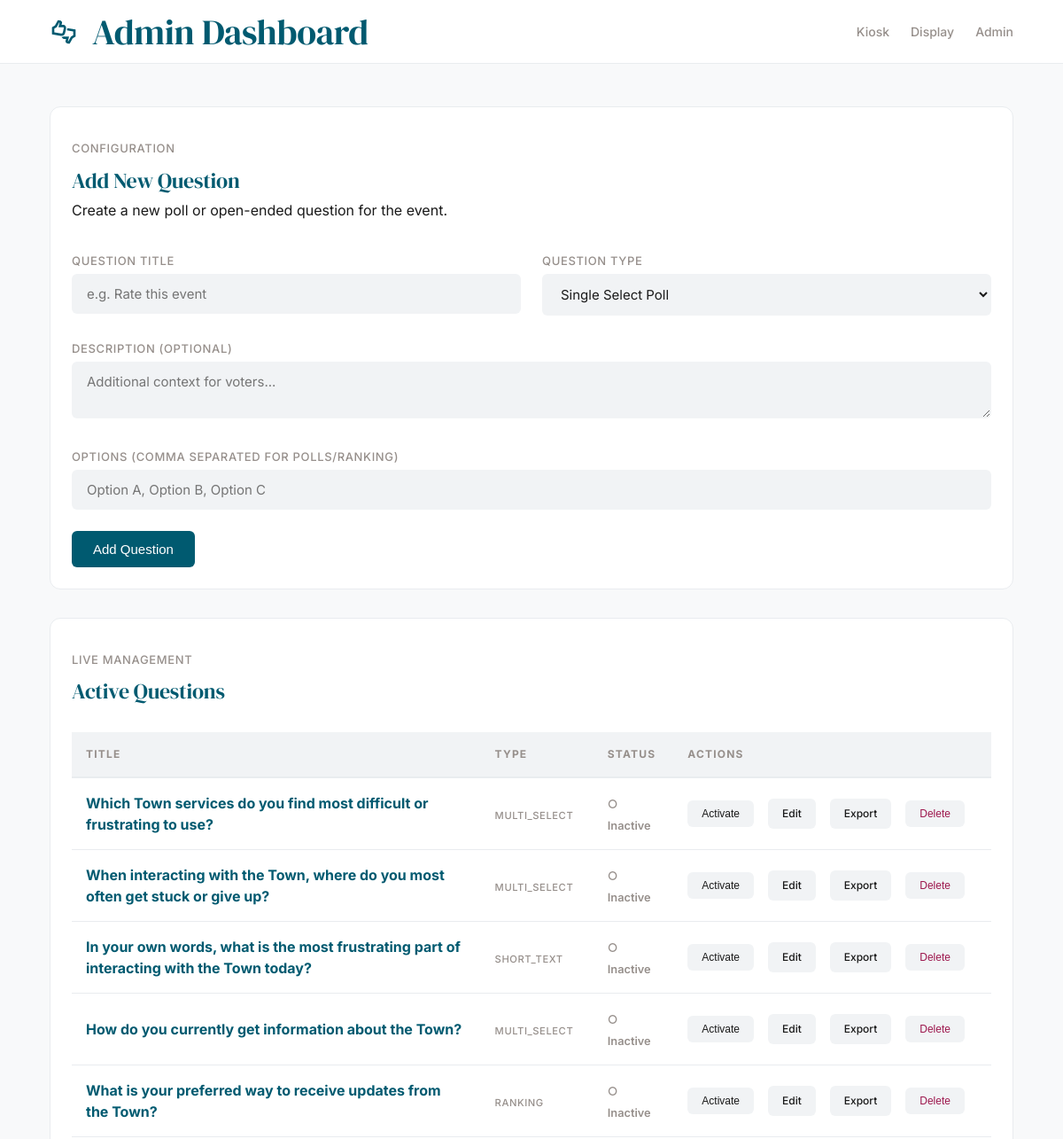
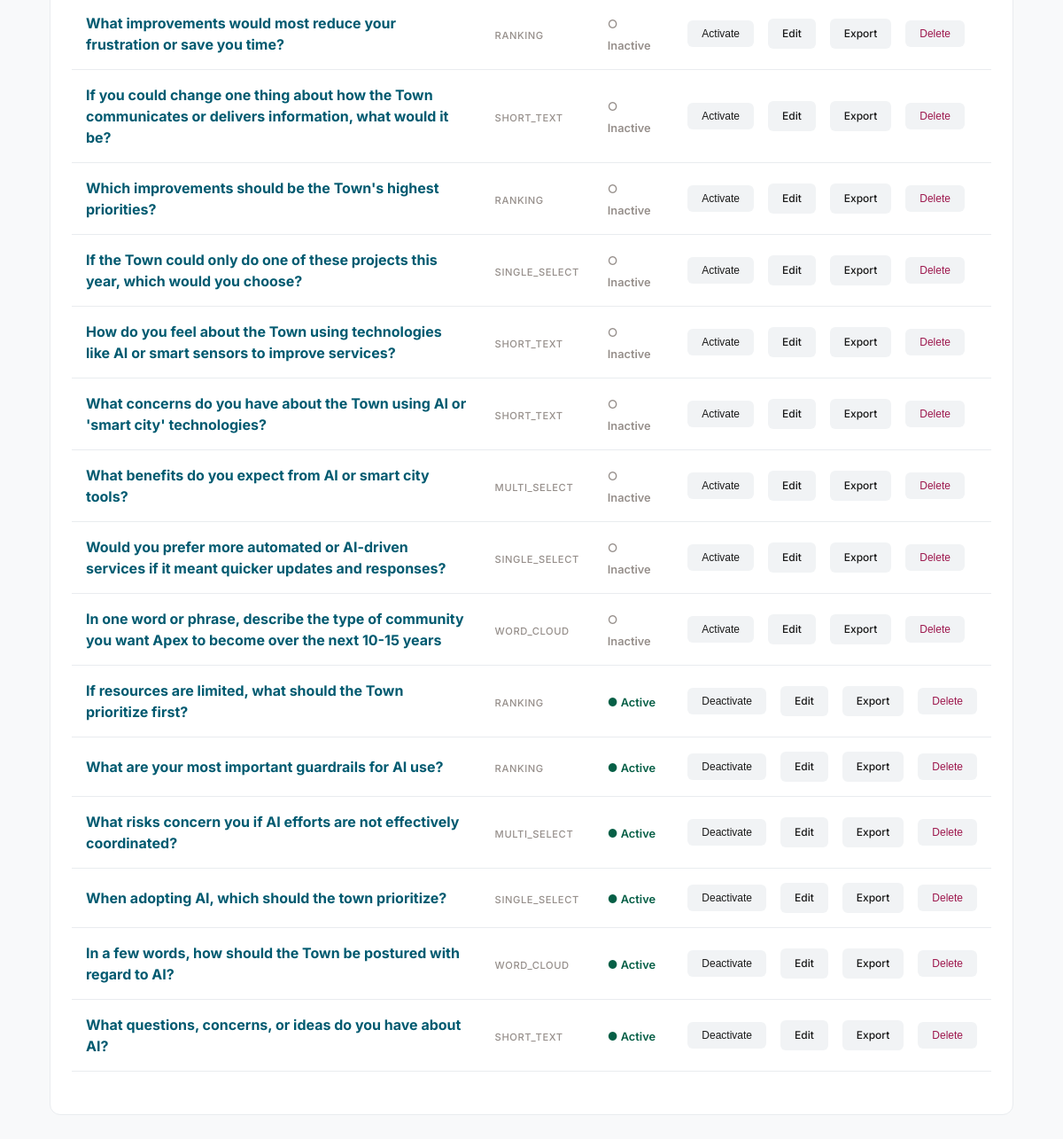
The app's page /admin/ with its own data (2 pictures, top to bottom).
### app/models.py (models this page shows)
class Question(db.Model):
    id = db.Column(db.Integer, primary_key=True)
    title = db.Column(db.String(200), nullable=False)
    description = db.Column(db.Text)
    type = db.Column(db.String(50), nullable=False) # single_select, multi_select, ranking, short_text, word_cloud
    options = db.Column(db.JSON) # List of strings for polls/ranking
    allow_votes = db.Column(db.Boolean, default=False)
    active = db.Column(db.Boolean, default=True)
    order_index = db.Column(db.Integer, default=0)
    responses = db.relationship('Response', backref='question', lazy=True, cascade="all, delete-orphan")

### app/routes/admin.py (the view)
@admin_bp.route('/')
def dashboard():
    questions = Question.query.order_by(Question.order_index.asc()).all()
    return render_template('admin.html', questions=questions)

### app/templates/admin.html (shortened to what this page needs)
{% extends "base.html" %}
{% block header_title %}Admin Dashboard{% endblock %}
{% block content %}
<div class="card">
    <p class="metadata">Configuration</p>
    <h2 class="mt-1">Add New Question</h2>
    <p class="body-text mt-2">Create a new poll or open-ended question for the event.</p>
    <form action="{{ url_for('admin.add_question') }}" method="POST" class="mt-8">
        <div style="display: grid; grid-template-columns: 1fr 1fr; gap: 1.5rem; margin-bottom: 1.5rem;">
            <div>
                <label class="metadata">Question Title</label>
                <input type="text" name="title" placeholder="e.g. Rate this event" required class="mt-1">
            </div>
            <div>
                <label class="metadata">Question Type</label>
                <select name="type" class="mt-1">
                    <option value="single_select">Single Select Poll</option>
                </select>
            </div>
        </div>
        <div style="margin-bottom: 1.5rem;">
            <label class="metadata">Description (Optional)</label>
            <textarea name="description" placeholder="Additional context for voters..." class="mt-1"></textarea>
        </div>
        <div style="margin-bottom: 1.5rem;">
            <label class="metadata">Options (Comma separated for polls/ranking)</label>
            <input type="text" name="options" placeholder="Option A, Option B, Option C" class="mt-1">
        </div>
        <button type="submit" class="btn btn-primary">Add Question</button>
    </form>
</div>
<div class="card mt-8">
    <p class="metadata">Live Management</p>
    <h2 class="mt-1">Active Questions</h2>
    <div class="mt-8">
        <table>
            <thead>
                <tr>
                    <th>Title</th>
                    <th>Type</th>
                    <th>Status</th>
                    <th>Actions</th>
                </tr>
            </thead>
            <tbody>
                {% for q in questions %}
                <tr>
                    <td><strong style="color: var(--brand-teal);">{{ q.title }}</strong></td>
                    <td><span class="metadata" style="font-size: 0.7rem;">{{ q.type }}</span></td>
                    <td>
                        {% if q.active %}
                        <span style="color: var(--success); font-weight: 600; font-size: 0.8rem;">● Active</span>
                        {% else %}
                        <span style="color: var(--brand-rosy); font-weight: 600; font-size: 0.8rem;">○ Inactive</span>
                        {% endif %}
                    </td>
                    <td>
                        <div class="flex-row">
                            <form action="{{ url_for('admin.toggle_question', id=q.id) }}" method="POST" style="margin: 0;">
                                <button type="submit" class="btn btn-secondary" style="padding: 0.5rem 1rem; font-size: 0.75rem;">
                                    {% if q.active %}Deactivate{% else %}Activate{% endif %}
                                </button>
                            </form>
                            <a href="{{ url_for('admin.edit_question', id=q.id) }}" class="btn btn-secondary"
                               style="padding: 0.5rem 1rem; font-size: 0.75rem;">Edit</a>
                            <a href="{{ url_for('admin.export_data') }}" class="btn btn-secondary" style="padding: 0.5rem 1rem; font-size: 0.75rem;">Export</a>
                            <form action="{{ url_for('admin.delete_question', id=q.id) }}" method="POST"
                                style="margin: 0;"
                                onsubmit="return confirm('Delete this question and all its responses?');">
                                <button type="submit" class="btn btn-secondary" style="color: var(--danger); padding: 0.5rem 1rem; font-size: 0.75rem;">Delete</button>
                            </form>
                        </div>
                    </td>
                </tr>
                {% endfor %}
            </tbody>
        </table>
    </div>
</div>
{% endblock %}

### app/static/css/apex-modern.css (style rules this page uses)
:root { --bg-canvas: #f8f9fa; --bg-surface: #ffffff; --bg-inner: #f1f3f5; --brand-teal: #005a70; --brand-rosy: #968f8b; --text-main: #1a1a1a; --border-line: #e9ecef; --radius-btn: 6px; --radius-card: 12px; --radius-modal: 16px; --logo-size: 32px; --container-width: 1152px; --header-height: 72px; }
* { box-sizing: border-box; -webkit-font-smoothing: antialiased; }
body { margin: 0; padding: 0; font-family: 'Inter', system-ui, -apple-system, sans-serif; background-color: var(--bg-canvas); color: var(--text-main); line-height: 1.5; display: flex; flex-direction: column; min-height: 100vh; }
h1, h2, h3, .title-display, .title { font-family: 'DM Serif Display', serif; font-weight: 400; font-size: clamp(1rem, 4vw, 2.5rem); margin: 0; letter-spacing: -0.01em; color: var(--brand-teal); text-align: left; line-height: 1.1; word-break: normal; overflow-wrap: break-word; hyphens: auto; }
h2 { font-size: 1.5rem; }
p, .body-text { font-family: 'Inter', sans-serif; font-size: 1rem; color: var(--text-main); }
.metadata { font-size: 0.8125rem; color: var(--brand-rosy); font-weight: 500; text-transform: uppercase; letter-spacing: 0.05em; }
.card { background: var(--bg-surface); border: 1px solid var(--border-line); border-radius: var(--radius-card); padding: 1.5rem; transition: transform 0.3s ease-out, box-shadow 0.3s ease-out; }
input, textarea, select, .inner-well { background: var(--bg-inner); border: 1px solid transparent; border-radius: var(--radius-btn); padding: 0.75rem 1rem; font-family: inherit; font-size: 0.9375rem; color: var(--text-main); width: 100%; transition: border-color 0.2s ease; }
.btn { display: inline-flex; align-items: center; justify-content: center; gap: 0.5rem; padding: 0.75rem 1.5rem; font-weight: 500; font-size: 0.9375rem; border-radius: var(--radius-btn); cursor: pointer; transition: all 0.3s ease-out; border: none; text-decoration: none; }
.btn-primary { background: var(--brand-teal); color: white; }
.btn-secondary { background: var(--bg-inner); color: var(--text-main); }
.flex-row { display: flex; align-items: center; gap: 1rem; }
.mt-1 { margin-top: 0.25rem; }
.mt-2 { margin-top: 0.5rem; }
.mt-8 { margin-top: 2rem; }

### app/static/css/style.css (style rules this page uses)
:root { --teal-soft: rgba(0, 90, 112, 0.1); --danger: #9d174d; --success: #065f46; }
table { width: 100%; border-collapse: collapse; margin: 1.5rem 0; }
th { background: var(--bg-inner); color: var(--brand-rosy); text-transform: uppercase; font-size: 0.75rem; letter-spacing: 0.1em; padding: 1rem; text-align: left; border-bottom: 2px solid var(--border-line); }
td { padding: 1rem; border-bottom: 1px solid var(--border-line); color: var(--text-main); }

### records on screen
Question: title "Which Town services do you find most difficult or frustrating to use?", type "MULTI_SELECT", active "○ Inactive"
Question: title "When interacting with the Town, where do you most often get stuck or give up?", type "MULTI_SELECT", active "○ Inactive"
Question: title "In your own words, what is the most frustrating part of interacting with the Town today?", type "SHORT_TEXT", active "○ Inactive"
Question: title "How do you currently get information about the Town?", type "MULTI_SELECT", active "○ Inactive"
Question: title "What is your preferred way to receive updates from the Town?", type "RANKING", active "○ Inactive"
Question: title "What improvements would most reduce your frustration or save you time?", type "RANKING", active "○ Inactive"
Question: title "If you could change one thing about how the Town communicates or delivers information, what would it be?", type "SHORT_TEXT", active "○ Inactive"
Question: title "Which improvements should be the Town's highest priorities?", type "RANKING", active "○ Inactive"
Question: title "If the Town could only do one of these projects this year, which would you choose?", type "SINGLE_SELECT", active "○ Inactive"
Question: title "How do you feel about the Town using technologies like AI or smart sensors to improve services?", type "SHORT_TEXT", active "○ Inactive"
Question: title "What concerns do you have about the Town using AI or 'smart city' technologies?", type "SHORT_TEXT", active "○ Inactive"
Question: title "What benefits do you expect from AI or smart city tools?", type "MULTI_SELECT", active "○ Inactive"
Question: title "Would you prefer more automated or AI-driven services if it meant quicker updates and responses?", type "SINGLE_SELECT", active "○ Inactive"
Question: title "In one word or phrase, describe the type of community you want Apex to become over the next 10-15 years", type "WORD_CLOUD", active "○ Inactive"
Question: title "If resources are limited, what should the Town prioritize first?", type "RANKING", active "● Active"
Question: title "What are your most important guardrails for AI use?", type "RANKING", active "● Active"
Question: title "What risks concern you if AI efforts are not effectively coordinated?", type "MULTI_SELECT", active "● Active"
Question: title "When adopting AI, which should the town prioritize?", type "SINGLE_SELECT", active "● Active"
Question: title "In a few words, how should the Town be postured with regard to AI?", type "WORD_CLOUD", active "● Active"
Question: title "What questions, concerns, or ideas do you have about AI?", type "SHORT_TEXT", active "● Active"
